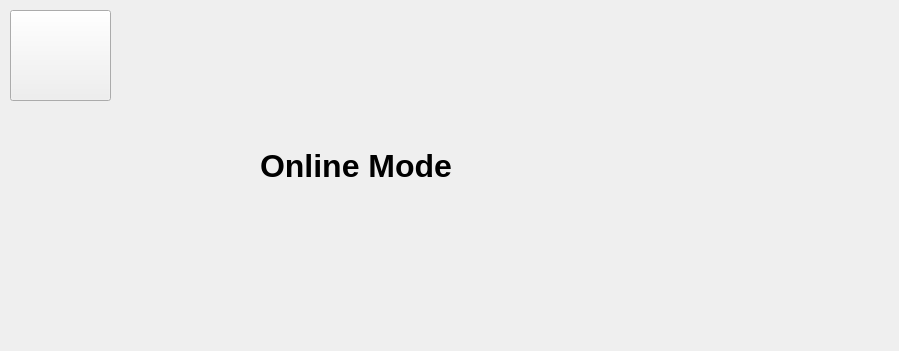
<?xml version="1.0" encoding="UTF-8"?>
<ui version="4.0">
 <class>MainWindow</class>
 <widget class="QMainWindow" name="MainWindow">
  <property name="geometry">
   <rect>
    <x>0</x>
    <y>0</y>
    <width>899</width>
    <height>351</height>
   </rect>
  </property>
  <property name="windowTitle">
   <string>MainWindow</string>
  </property>
  <widget class="QWidget" name="centralwidget">
   <widget class="QPushButton" name="powerButton">
    <property name="geometry">
     <rect>
      <x>10</x>
      <y>10</y>
      <width>101</width>
      <height>91</height>
     </rect>
    </property>
    <property name="styleSheet">
     <string notr="true">#powerButton{
background-color: transparent;
border-image: url(:/Power/Power.png);
background: none;
broder: none;
background-repeat: none;

}

#powerButton:pressed
{
	border-image: url(:/Power/PowerPressed.png);
}</string>
    </property>
    <property name="text">
     <string notr="true"/>
    </property>
    <property name="iconSize">
     <size>
      <width>90</width>
      <height>90</height>
     </size>
    </property>
   </widget>
   <widget class="QLabel" name="label">
    <property name="geometry">
     <rect>
      <x>260</x>
      <y>120</y>
      <width>351</width>
      <height>91</height>
     </rect>
    </property>
    <property name="font">
     <font>
      <pointsize>24</pointsize>
      <weight>75</weight>
      <bold>true</bold>
     </font>
    </property>
    <property name="text">
     <string>Online Mode </string>
    </property>
   </widget>
  </widget>
 </widget>
 <resources>
  <include location="icons.qrc"/>
 </resources>
 <connections/>
</ui>
